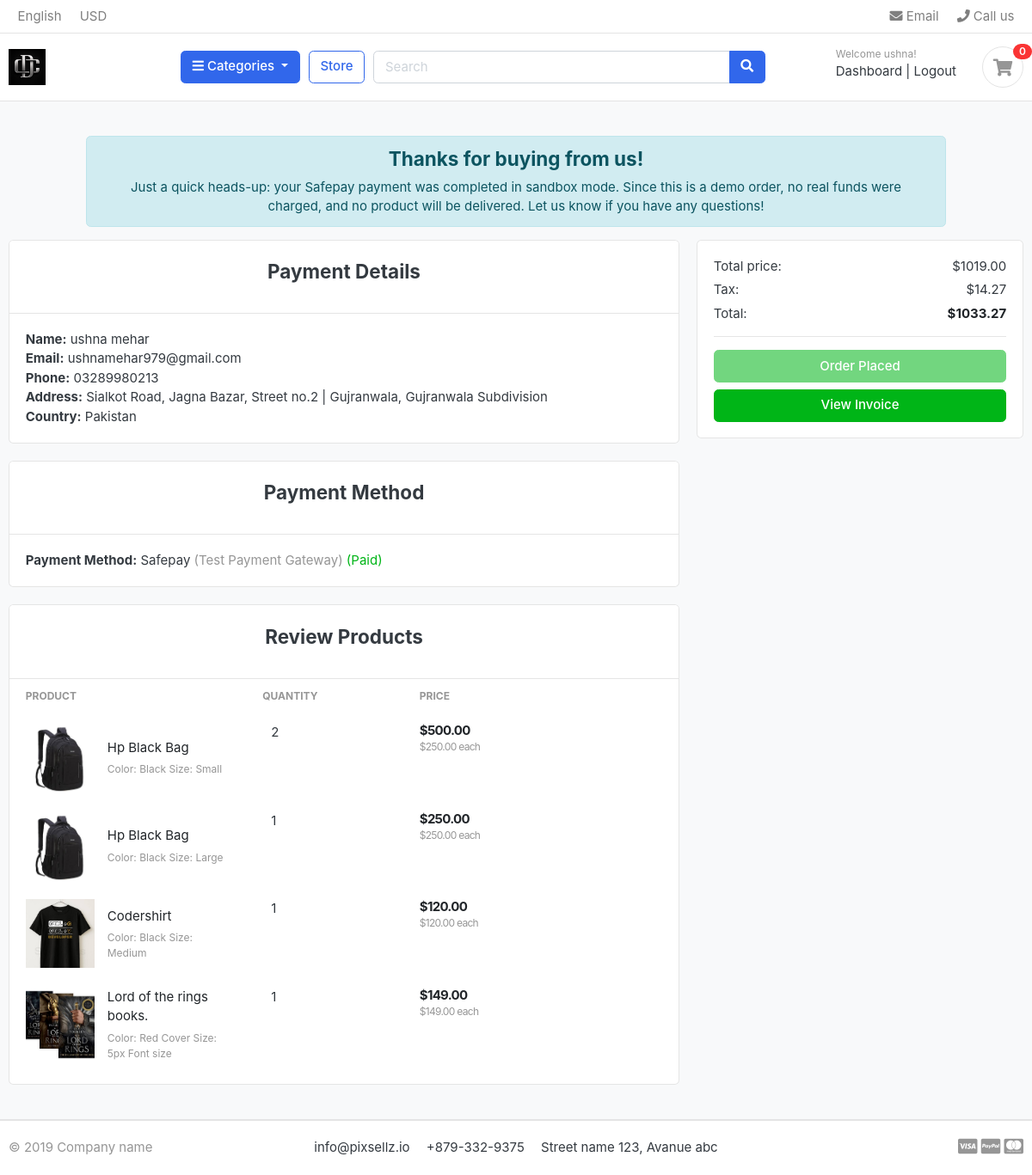
The page /orders/payments/56/ (signed in) on the database its author committed.
### accounts/models.py (models this page shows, shortened)
class Account(AbstractBaseUser):
    first_name = models.CharField(max_length=50)
    last_name = models.CharField(max_length=50)
    username = models.CharField(max_length=50,unique=True)
    email = models.EmailField(max_length=100,unique=True)
    phone_no = models.CharField(max_length=12)
    date_joined = models.DateTimeField(auto_now_add=True)
    last_login = models.DateTimeField(auto_now_add=True)
    is_admin = models.BooleanField(default=False)
    is_staff = models.BooleanField(default=False)
    is_active = models.BooleanField(default=True)
    is_superadmin = models.BooleanField(default=False)
    USERNAME_FIELD = 'email'
    REQUIRED_FIELDS = ['username', 'first_name', 'last_name']
    objects = MyAccountManager()

### orders/models.py (models this page shows, shortened)
class Order(models.Model):
    PAYMENT_METHODS = (
        ('Safepay', 'Safepay'),
        ('Cash on Delivery', 'Cash on Delivery'),
    )
    STATUS = (
        ('New', 'New'),
        ('Accepted', 'Accepted'),
        ('Completed', 'Completed'),
        ('Cancelled', 'Cancelled'),
    )
    user = models.ForeignKey(Account, on_delete=models.SET_NULL, null=True)
    payment = models.ForeignKey(Payment, on_delete=models.SET_NULL, blank=True, null=True)
    payment_method = models.CharField(max_length=32, choices=PAYMENT_METHODS, blank=True, default='')
    order_number = models.CharField(max_length=100)
    first_name = models.CharField(max_length=100)
    last_name = models.CharField(max_length=100)
    email = models.EmailField(max_length=100)
    phone = models.CharField(max_length=15)
    address_line_1 = models.CharField(max_length=100)
    address_line_2 = models.CharField(max_length=100, blank=True)
    city = models.CharField(max_length=100)
    state = models.CharField(max_length=100)
    country = models.CharField(max_length=100)
    order_total = models.FloatField()
    tax = models.FloatField()
    status = models.CharField(max_length=100, choices=STATUS, default='New')
    created_at = models.DateTimeField(auto_now_add=True)
    updated_at = models.DateTimeField(auto_now=True)
    ip = models.CharField(max_length=20, blank=True)
    is_ordered = models.BooleanField(default=False)
    def full_name(self):
        return f'{self.first_name} {self.last_name}'
    def full_address(self):
        return f'{self.address_line_1} | {self.city}, {self.state}'

class OrderProduct(models.Model):
    order = models.ForeignKey(Order, on_delete=models.CASCADE)
    cart_item = models.ForeignKey('carts.CartItem', on_delete=models.SET_NULL, blank=True, null=True)
    payment = models.ForeignKey(Payment, on_delete=models.SET_NULL, blank=True, null=True)
    user = models.ForeignKey(Account, on_delete=models.CASCADE)
    product = models.ForeignKey(Product, on_delete=models.CASCADE)
    variation = models.ForeignKey(Variation, on_delete=models.CASCADE, null=True, blank=True)
    color = models.CharField(max_length=100)
    size = models.CharField(max_length=100)
    quantity = models.IntegerField()
    product_price = models.FloatField()
    ordered = models.BooleanField(default=False)
    created_at = models.DateTimeField(auto_now_add=True)
    updated_at = models.DateTimeField(auto_now=True)
    def sub_total(self):
        return self.product_price * self.quantity

### store/models.py (models this page shows, shortened)
class Product(models.Model):
    product_name = models.CharField(max_length=200, unique=True)
    slug = models.SlugField(max_length=200, unique=True)
    description = models.TextField(max_length=500, blank=True)
    price = models.IntegerField()
    images = models.ImageField(upload_to='photos/products')
    stock = models.IntegerField()
    is_available = models.BooleanField(default=True)
    category = models.ForeignKey('category.Category', on_delete=models.CASCADE)
    added_at = models.DateTimeField(auto_now_add=True)
    modified_date = models.DateTimeField(auto_now=True)
    def get_url(self):
        return reverse('product_detail', args=[self.category.slug, self.slug])

### orders/views.py (the view)
# urls.py: path('payments/<int:order_id>/', views.payments, name='payments'),
@login_required(login_url='login')
def payments(request, order_id):
    order = get_object_or_404(Order, id=order_id, user=request.user)
    order_products = order.orderproduct_set.select_related('product', 'variation')
    payment_method = order.payment_method or (
        order.payment.payment_method if order.payment_id else ''
    )
    total = order.order_total - order.tax
    context = {
        'order': order,
        'order_products': order_products,
        'payment_method': payment_method,
        'total': total,
        'tax': order.tax,
        'grand_total': order.order_total,
    }
    return render(request, 'orders/payments.html', context)

### templates/orders/payments.html (shortened to what this page needs)
{% extends "base.html" %}
{% load static %}
{% block content %}
<section class="section-content padding-y bg">
    {% if order.is_ordered %}
    <div class="container max-auto alert alert-info text-center" role="status" style="max-width: 1000px;">
        <h4>Thanks for buying from us!</h4>
        {% if payment_method == 'Cash on Delivery' %}
        <p>
            Just a quick note that your Cash on Delivery order was placed as a demo.
            No payment was collected, and no product will be shipped out. We appreciate you trying things out!
        </p>
        {% elif payment_method == 'Safepay' %}
        <p>
            Just a quick heads-up: your Safepay payment was completed in sandbox mode. Since this is a demo order,
            no real funds were charged, and no product will be delivered. Let us know if you have any questions!
        </p>
        {% else %}
        <p>This order is a demo only. No payment was collected, and no product will be shipped out. We appreciate you trying things out!</p>
        {% endif %}
    </div>
    {% endif %}
    <div class="container">
        <div class="row">
            <aside class="col-lg-8">
                <div class="card">
                    <div class="card-header">
                        <h4 class="card-title mb-4 text-center" style="margin-top: 10px">Payment Details</h4>
                    </div>
                    <div class="card-body">
                        <div>
                            <b>Name:</b> {{order.full_name}}
                        </div>
                        <div>
                            <b>Email:</b> {{order.email}}
                        </div>
                        <div>
                            <b>Phone:</b> {{order.phone}}
                        </div>
                        <div>
                            <b>Address:</b> {{order.full_address}}
                        </div>
                        {% if order.country %}
                        <div>
                            <b>Country:</b> {{order.country}}
                        </div>
                        {% endif %}
                    </div>
                </div>
                <div class="card" style="margin-top: 20px">
                    <div class="card-header">
                        <h4 class="card-title mb-4 text-center" style="margin-top: 10px">Payment Method</h4>
                    </div>
                    <div class="card-body">
                        <div>
                            <b>Payment Method:</b>
                            {% if payment_method == 'Safepay' %}
                                Safepay <span class="text-muted">(Test Payment Gateway)</span>
                                {% if order.is_ordered %}<span class="text-success"> (Paid)</span>{% endif %}
                            {% else %}
                                Not Selected
                            {% endif %}
                        </div>
                    </div>
                </div>
                <div class="card" style="margin-top: 20px">
                    <div class="card-header">
                        <h4 class="card-title mb-4 text-center" style="margin-top: 10px">Review Products</h4>
                    </div>
                    <table class="table table-borderless table-shopping-cart">
                        <thead class="text-muted">
                            <tr class="small text-uppercase">
                                <th scope="col">Product</th>
                                <th scope="col" width="120">Quantity</th>
                                <th scope="col" width="120">Price</th>
                                <th scope="col" class="text-right" width="200"> </th>
                            </tr>
                        </thead>
                        <tbody>
                            {% for item in order_products %}
                            <tr>
                                <td>
                                    <figure class="itemside align-items-center">
                                        <div class="aside"><img src="{{ item.product.images.url }}" class="img-sm"></div>
                                        <figcaption class="info">
                                            <a href="{{ item.product.get_url }}" class="title text-dark">{{ item.product.product_name }}</a>
                                            <p class="text-muted small">
                                                {% if item.color %}Color: {{ item.color|capfirst }}{% endif %}
                                                {% if item.size %}Size: {{ item.size|capfirst }}{% endif %}
                                            </p>
                                        </figcaption>
                                    </figure>
                                </td>
                                <td>
                                    <div class="col">
                                        <div class="input-group input-spinner">
                                            <label class="fw-bold">{{item.quantity}}</label>
                                        </div>
                                    </div>
                                </td>
                                <td>
                                    <div class="price-wrap">
                                        <var class="price">${{ item.sub_total|floatformat:2 }}</var>
                                        <small class="text-muted"> ${{ item.product_price|floatformat:2 }} each </small>
                                    </div>
                                </td>
                            </tr>
                            {% endfor %}
                        </tbody>
                    </table>
                </div>
            </aside>
            <aside class="col-lg-4">
                <div class="card">
                    <div class="card-body">
                        <dl class="dlist-align">
                            <dt>Total price:</dt>
                            <dd class="text-right">${{ total|floatformat:2 }}</dd>
                        </dl>
                        <dl class="dlist-align">
                            <dt>Tax:</dt>
                            <dd class="text-right"> ${{ tax|floatformat:2 }}</dd>
                        </dl>
                        <dl class="dlist-align">
                            <dt>Total:</dt>
                            <dd class="text-right text-dark b"><strong>${{ grand_total|floatformat:2 }}</strong></dd>
                        </dl>
                        <hr>
                        {% if order.is_ordered %}
                            <button type="button" class="btn btn-success btn-block" disabled>Order Placed</button>
                            <a class="btn btn-success btn-block" href="{% url 'invoice' order.id %}">View Invoice</a>
                        {% endif %}
                    </div>
                </div>
            </aside>
        </div>
    </div>
</section>
{% endblock %}

### templates/includes/navbar.html (shortened to what this page needs)
{% load static %}
<header class="section-header">
    <nav class="navbar p-md-0 navbar-expand-sm navbar-light border-bottom">
        <div class="container">
            <div class="collapse navbar-collapse" id="navbarTop4">
                <ul class="navbar-nav mr-auto">
                    <li class="nav-item dropdown">
                        <a href="#" class="nav-link"> English </a>
                    </li>
                    <li class="nav-item dropdown">
                        <a href="#" class="nav-link"> USD </a>
                    </li>
                </ul>
                <ul class="navbar-nav">
                    <li><a href="#" class="nav-link"> <i class="fa fa-envelope"></i> Email </a></li>
                    <li><a href="#" class="nav-link"> <i class="fa fa-phone"></i> Call us </a></li>
                </ul>
            </div>
        </div>
    </nav>
    <section class="header-main border-bottom">
        <div class="container">
            <div class="row align-items-center">
                <div class="col-lg-2 col-md-3 col-6">
                    <a href="{% url 'home' %}" class="brand-wrap">
                        <img class="logo" src="{% static 'images/logo.png' %}">
                    </a>
                </div>
                <div class="col-lg col-sm col-md col-6 flex-grow-0">
                    <div class="category-wrap dropdown d-inline-block float-right">
                        <button type="button" class="btn btn-primary dropdown-toggle" data-toggle="dropdown">
                            <i class="fa fa-bars"></i> Categories
                        </button>
                    </div>
                </div>
                <a href="{% url 'store' %}" class="btn btn-outline-primary">Store</a>
                <div class="col-lg  col-md-6 col-sm-12 col">
                    <form action="{% url 'search' %}" class="search" method="GET">
                        <div class="input-group w-100">
                            <input type="text" class="form-control" style="width:60%;" placeholder="Search" name="keyword">
                            <div class="input-group-append">
                                <button class="btn btn-primary" type="submit">
                                    <i class="fa fa-search"></i>
                                </button>
                            </div>
                        </div>
                    </form>
                </div>
                <div class="col-lg-3 col-sm-6 col-8 order-2 order-lg-3">
                    <div class="d-flex justify-content-end mb-3 mb-lg-0">
                        {% if user.is_authenticated %}
                        <div class="widget-header">
                            <small class="title text-muted">Welcome {{ user.first_name }}!</small>
                            <div>
                                <a href="{% url 'dashboard' %}">Dashboard</a> <span class="dark-transp"> | </span>
                                <a href="{% url 'logout' %}">Logout</a>
                            </div>
                        </div>
                        {%endif%}
                        <a href="{% url 'cart' %}" class="widget-header pl-3 ml-3">
                            <div class="icon icon-sm rounded-circle border"><i class="fa fa-shopping-cart"></i>
                            </div>
                            <span class="badge badge-pill badge-danger notify">{{ cart_count }}</span>
                        </a>
                    </div>
                </div>
            </div>
        </div>
    </section>
</header>

### rows shown on the page
Account: first_name "ushna"
Order: full_name "ushna mehar", email "ushnamehar979@gmail.com", phone "03289980213", full_address "Sialkot Road, Jagna Bazar, Street no.2 | Gujranwala, Gujranwala Subdivision", country "Pakistan", tax "14.27", order_total "1033.27"
OrderProduct: product.images (picture), product.product_name "Hp Black Bag", color "Black", size "Small", quantity "2", sub_total "500.00", product_price "250.00"
OrderProduct: product.images (picture), product.product_name "Hp Black Bag", color "Black", size "Large", quantity "1", sub_total "250.00", product_price "250.00"
OrderProduct: product.images (picture), product.product_name "Codershirt", color "Black", size "Medium", quantity "1", sub_total "120.00", product_price "120.00"
OrderProduct: product.images (picture), product.product_name "Lord of the rings books.", color "Red Cover", size "5px Font size", quantity "1", sub_total "149.00", product_price "149.00"

### other values the page prints
{{ cart_count }} "0"
{{ total|floatformat:2 }} "1019.00"
